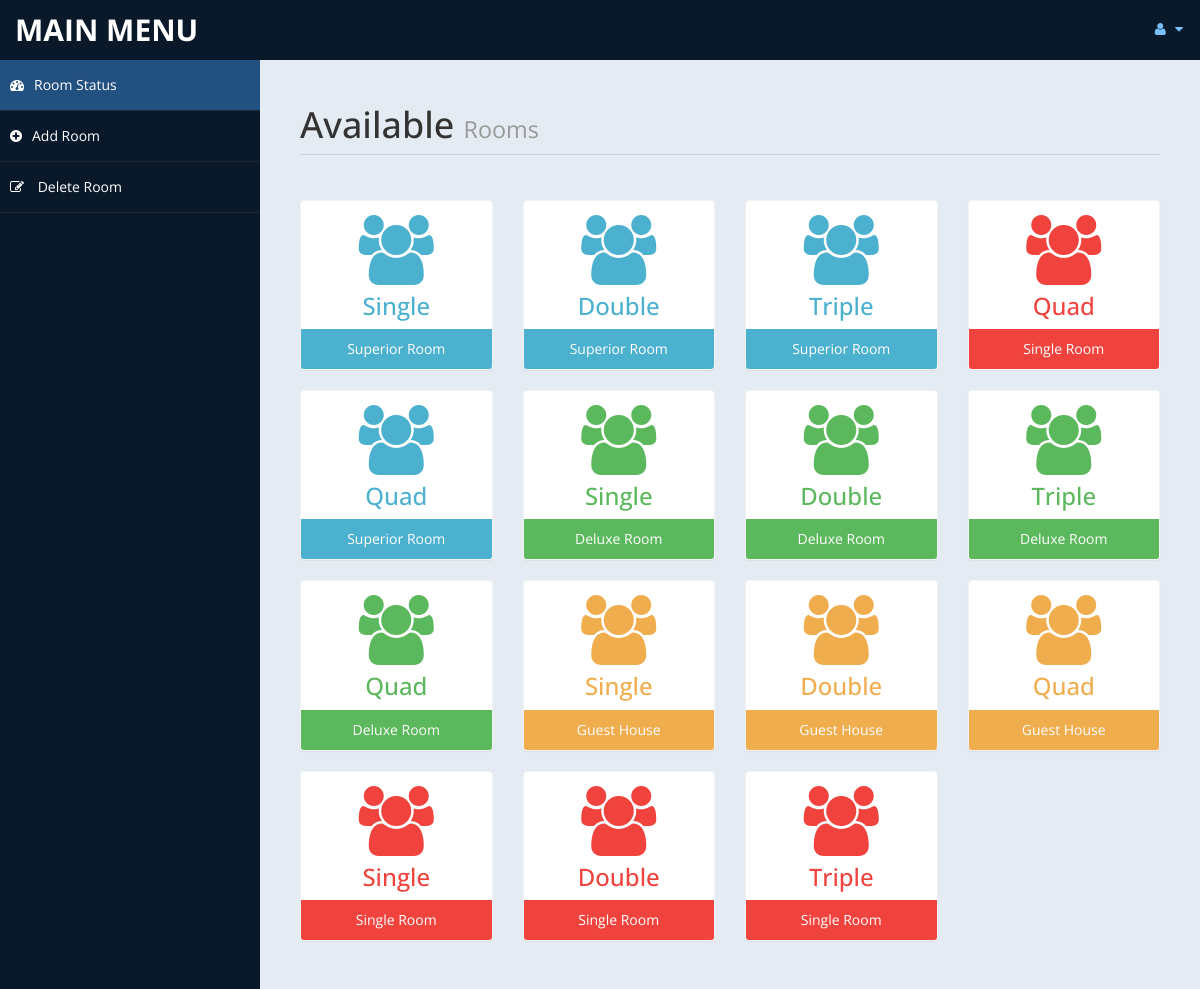
Screenshot of /admin/settings.php (signed in) with the database file from the repository.
### tables this page shows
CREATE TABLE IF NOT EXISTS `room` (
  `id` int(10) UNSIGNED NOT NULL AUTO_INCREMENT,
  `type` varchar(15) DEFAULT NULL,
  `bedding` varchar(10) DEFAULT NULL,
  `place` varchar(10) DEFAULT NULL,
  `cusid` int(11) DEFAULT NULL,
  PRIMARY KEY (`id`)
);

### admin/settings.php (the view, shortened to what this page needs)
<!DOCTYPE html>
<html xmlns="http://www.w3.org/1999/xhtml">
<head>
    <link href="assets/css/bootstrap.css" rel="stylesheet" />
    <link href="assets/css/font-awesome.css" rel="stylesheet" />
    <link href="assets/css/custom-styles.css" rel="stylesheet" />
</head>
<body>
    <div id="wrapper">
        <nav class="navbar navbar-default top-navbar" role="navigation">
            <div class="navbar-header">
                <a class="navbar-brand" href="home.php">MAIN MENU </a>
            </div>
            <ul class="nav navbar-top-links navbar-right">
                <li class="dropdown">
                    <a class="dropdown-toggle" data-toggle="dropdown" href="#" aria-expanded="false">
                        <i class="fa fa-user fa-fw"></i> <i class="fa fa-caret-down"></i>
                    </a>
                </li>
            </ul>
        </nav>
        <nav class="navbar-default navbar-side" role="navigation">
            <div class="sidebar-collapse">
                <ul class="nav" id="main-menu">
                    <li>
                        <a class="active-menu" href="settings.php"><i class="fa fa-dashboard"></i>Room Status</a>
                    </li>
					<li>
                        <a  href="room.php"><i class="fa fa-plus-circle"></i>Add Room</a>
                    </li>
                    <li>
                        <a   href="roomdel.php"><i class="fa fa-pencil-square-o"></i> Delete Room</a>
                    </li>
            </div>
        </nav>
        <div id="page-wrapper" >
            <div id="page-inner">
			 <div class="row">
                    <div class="col-md-12">
                        <h1 class="page-header">
                           Available <small> Rooms</small>
                        </h1>
                    </div>
                </div>
            <?php
						include ('db.php');
						$sql = "select * from room";
						$re = mysqli_query($con,$sql)
				?>
                <div class="row">
				<?php
										while($row= mysqli_fetch_array($re))
										{
												$id = $row['type'];
											if($id == "Superior Room")
											{
												echo"<div class='col-md-3 col-sm-12 col-xs-12'>
													<div class='panel panel-primary text-center no-boder bg-color-blue'>
														<div class='panel-body'>
															<i class='fa fa-users fa-5x'></i>
															<h3>".$row['bedding']."</h3>
														</div>
														<div class='panel-footer back-footer-blue'>
															".$row['type']."
														</div>
													</div>
												</div>";
											}
											else if ($id == "Deluxe Room")
											{
												echo"<div class='col-md-3 col-sm-12 col-xs-12'>
													<div class='panel panel-primary text-center no-boder bg-color-green'>
														<div class='panel-body'>
															<i class='fa fa-users fa-5x'></i>
															<h3>".$row['bedding']."</h3>
														</div>
														<div class='panel-footer back-footer-green'>
															".$row['type']."
														</div>
													</div>
												</div>";
											}
											else if($id =="Guest House")
											{
												echo"<div class='col-md-3 col-sm-12 col-xs-12'>
													<div class='panel panel-primary text-center no-boder bg-color-brown'>
														<div class='panel-body'>
															<i class='fa fa-users fa-5x'></i>
															<h3>".$row['bedding']."</h3>
														</div>
														<div class='panel-footer back-footer-brown'>
															".$row['type']."
														</div>
													</div>
												</div>";
											}
											else if($id =="Single Room")
											{
												echo"<div class='col-md-3 col-sm-12 col-xs-12'>
													<div class='panel panel-primary text-center no-boder bg-color-red'>
														<div class='panel-body'>
															<i class='fa fa-users fa-5x'></i>
															<h3>".$row['bedding']."</h3>
														</div>
														<div class='panel-footer back-footer-red'>
															".$row['type']."
														</div>
													</div>
												</div>";
											}
										}
									?>
                </div>
            </div>
        </div>
</body>
</html>

### admin/assets/css/custom-styles.css (style rules this page uses)
body { font-family: 'Open Sans', sans-serif; }
#wrapper { width: 100%; background:#09192A; }
#page-wrapper { padding: 15px 15px; min-height: 600px; background:#E5EBF2; }
#page-inner { width:100%; margin:10px 20px 10px 0px; background-color:transparent; padding:10px; min-height:1200px; }
.text-center { text-align:center; }
.no-boder { border:1px solid #f3f3f3; }
h1, .h1, h2, .h2, h3, .h3 { margin-top: 7px; margin-bottom: -5px; }
.page-header { padding-bottom: 9px; margin: 10px 0 45px; border-bottom: 1px solid #C7D1DD; }
.bg-color-green { background-color: #fff; color: #5cb85c; }
.bg-color-blue { background-color: #fff; color: #4CB1CF }
.bg-color-red { background-color: #fff; color:#F0433D; }
.bg-color-brown { background-color: #fff; color:#f0ad4e; }
.back-footer-green { background-color: #5cb85c; color:#fff; border-top: 0px solid #fff; }
.back-footer-red { background-color: #F0433D; color:#fff; border-top: 0px solid #fff; }
.back-footer-blue { background-color: #4CB1CF; color:#fff; border-top: 0px solid #fff; }
.back-footer-brown { background-color: #f0ad4e; color:#fff; border-top: 0px solid #fff; }
.top-navbar { margin:0px; }
.top-navbar .navbar-brand { color: #fff; width: 260px; text-align: left; height: 60px; font-size: 30px; font-weight: 700; text-transform: uppercase; line-height: 30px; }
.top-navbar .nav > li { position: relative; display: inline-block; }
.top-navbar .nav > li > a { position: relative; display: block; padding: 19px 15px; color: #77C0FD; }
.active-menu { background-color:#225081!important; }
.sidebar-collapse , .sidebar-collapse .nav { background:none; }
.sidebar-collapse .nav { padding:0; }
.sidebar-collapse .nav > li > a { color:#fff; background:transparent; text-shadow:none; }
.sidebar-collapse > .nav > li > a { padding:15px 10px; }
.sidebar-collapse > .nav > li { border-bottom: 1px solid rgba(107, 108, 109, 0.19); }
.navbar-side { border:none; background-color: transparent; }
.top-navbar { background:#09192A; border-bottom:none; }
.top-navbar .nav > li > a > i { margin-right: 2px; }
.navbar-default { border:0px solid black; }
.navbar-header { background: #09192A; }
.nav > li > a > i { margin-right:10px; }
@media (min-width:768px) { #page-wrapper { margin: 0 0 0 260px; padding: 15px 30px; min-height: 1200px; } }
@media (min-width:768px) { .navbar-side { z-index: 1; position: absolute; width: 260px; } }
@media (min-width:768px) { .navbar { border-radius: 0px; } }

### rows the page displays
room: bedding "Single", type "Superior Room"
room: bedding "Double", type "Superior Room"
room: bedding "Triple", type "Superior Room"
room: bedding "Quad", type "Single Room"
room: bedding "Quad", type "Superior Room"
room: bedding "Single", type "Deluxe Room"
room: bedding "Double", type "Deluxe Room"
room: bedding "Triple", type "Deluxe Room"
room: bedding "Quad", type "Deluxe Room"
room: bedding "Single", type "Guest House"
room: bedding "Double", type "Guest House"
room: bedding "Quad", type "Guest House"
room: bedding "Single", type "Single Room"
room: bedding "Double", type "Single Room"
room: bedding "Triple", type "Single Room"
